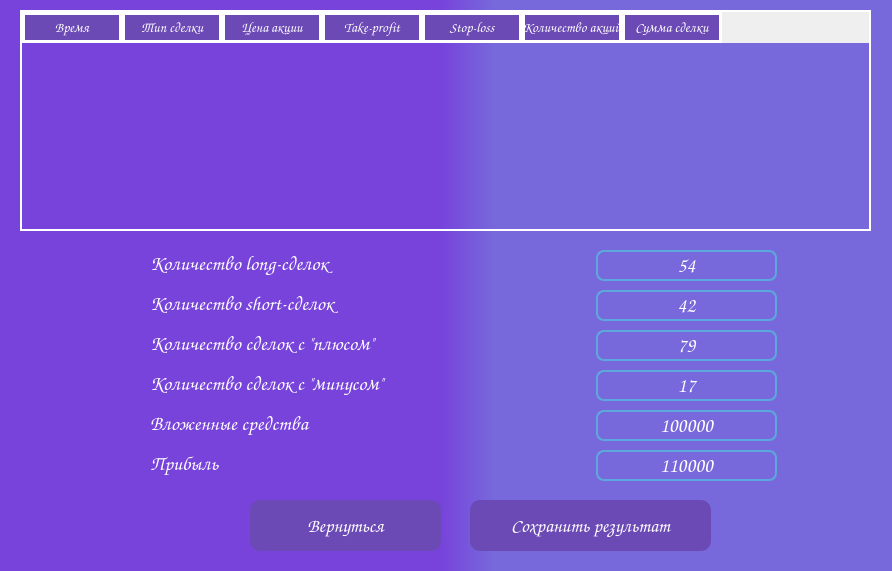
<?xml version="1.0" encoding="UTF-8"?>
<ui version="4.0">
 <class>CertainResultWindow</class>
 <widget class="QMainWindow" name="CertainResultWindow">
  <property name="geometry">
   <rect>
    <x>0</x>
    <y>0</y>
    <width>892</width>
    <height>571</height>
   </rect>
  </property>
  <property name="windowTitle">
   <string>Cash Counter</string>
  </property>
  <property name="windowIcon">
   <iconset>
    <normaloff>../../../Icons/app_icon.png</normaloff>../../../Icons/app_icon.png</iconset>
  </property>
  <widget class="QWidget" name="centralwidget">
   <widget class="QLabel" name="bg4_label">
    <property name="geometry">
     <rect>
      <x>-30</x>
      <y>-12</y>
      <width>931</width>
      <height>611</height>
     </rect>
    </property>
    <property name="styleSheet">
     <string notr="true">background-color: qlineargradient(spread:pad, x1:0, y1:0, x2:1, y2:0, stop:0.539773 rgba(119, 67, 219, 255), stop:0.596591 rgba(119, 105, 219, 255));
/*background-color: qlineargradient(spread:pad, x1:0, y1:0, x2:1, y2:0, stop:0.534091 rgba(119, 67, 219, 255), stop:0.573864 rgba(119, 105, 219, 255));*/
background-color: qlineargradient(spread:pad, x1:0, y1:0, x2:1, y2:0, stop:0.477273 rgba(119, 67, 219, 255), stop:0.528409 rgba(119, 105, 219, 255));
background-color: qlineargradient(spread:pad, x1:0, y1:0, x2:1, y2:0, stop:0.505682 rgba(119, 67, 219, 255), stop:0.5625 rgba(119, 105, 219, 255));</string>
    </property>
    <property name="text">
     <string/>
    </property>
    <property name="pixmap">
     <pixmap>../../../Icons/long_icon.png</pixmap>
    </property>
    <property name="indent">
     <number>2</number>
    </property>
   </widget>
   <widget class="QLabel" name="long_icon">
    <property name="geometry">
     <rect>
      <x>93</x>
      <y>250</y>
      <width>31</width>
      <height>31</height>
     </rect>
    </property>
    <property name="text">
     <string/>
    </property>
    <property name="pixmap">
     <pixmap>../../../Icons/long_icon.png</pixmap>
    </property>
   </widget>
   <widget class="QLabel" name="profit_icon">
    <property name="geometry">
     <rect>
      <x>93</x>
      <y>447</y>
      <width>31</width>
      <height>31</height>
     </rect>
    </property>
    <property name="text">
     <string/>
    </property>
    <property name="pixmap">
     <pixmap>../../../Icons/profit_icon.png</pixmap>
    </property>
   </widget>
   <widget class="QLabel" name="take_prof_icon">
    <property name="geometry">
     <rect>
      <x>93</x>
      <y>330</y>
      <width>31</width>
      <height>31</height>
     </rect>
    </property>
    <property name="text">
     <string/>
    </property>
    <property name="pixmap">
     <pixmap>../../../Icons/take_profit_icon.png</pixmap>
    </property>
   </widget>
   <widget class="QLabel" name="stop_icon">
    <property name="geometry">
     <rect>
      <x>93</x>
      <y>370</y>
      <width>31</width>
      <height>31</height>
     </rect>
    </property>
    <property name="text">
     <string/>
    </property>
    <property name="pixmap">
     <pixmap>../../../Icons/loss_icon.png</pixmap>
    </property>
   </widget>
   <widget class="QLabel" name="short_icon">
    <property name="geometry">
     <rect>
      <x>93</x>
      <y>290</y>
      <width>31</width>
      <height>31</height>
     </rect>
    </property>
    <property name="text">
     <string/>
    </property>
    <property name="pixmap">
     <pixmap>../../../Icons/short_icon.png</pixmap>
    </property>
   </widget>
   <widget class="QLabel" name="money_icon">
    <property name="geometry">
     <rect>
      <x>93</x>
      <y>414</y>
      <width>31</width>
      <height>31</height>
     </rect>
    </property>
    <property name="text">
     <string/>
    </property>
    <property name="pixmap">
     <pixmap>../../../Icons/cash_icon.png</pixmap>
    </property>
   </widget>
   <widget class="QLabel" name="long_label">
    <property name="geometry">
     <rect>
      <x>150</x>
      <y>248</y>
      <width>241</width>
      <height>31</height>
     </rect>
    </property>
    <property name="font">
     <font>
      <family>Comic Sans MS</family>
      <pointsize>15</pointsize>
     </font>
    </property>
    <property name="styleSheet">
     <string notr="true">color: white;</string>
    </property>
    <property name="text">
     <string>Количество long-сделок</string>
    </property>
   </widget>
   <widget class="QLabel" name="short_label">
    <property name="geometry">
     <rect>
      <x>150</x>
      <y>288</y>
      <width>251</width>
      <height>31</height>
     </rect>
    </property>
    <property name="font">
     <font>
      <family>Comic Sans MS</family>
      <pointsize>15</pointsize>
     </font>
    </property>
    <property name="styleSheet">
     <string notr="true">color: white;</string>
    </property>
    <property name="text">
     <string>Количество short-сделок</string>
    </property>
   </widget>
   <widget class="QLabel" name="money_label">
    <property name="geometry">
     <rect>
      <x>150</x>
      <y>408</y>
      <width>211</width>
      <height>31</height>
     </rect>
    </property>
    <property name="font">
     <font>
      <family>Comic Sans MS</family>
      <pointsize>15</pointsize>
     </font>
    </property>
    <property name="styleSheet">
     <string notr="true">color: white;</string>
    </property>
    <property name="text">
     <string>Вложенные средства</string>
    </property>
   </widget>
   <widget class="QLabel" name="profit_label">
    <property name="geometry">
     <rect>
      <x>150</x>
      <y>448</y>
      <width>91</width>
      <height>31</height>
     </rect>
    </property>
    <property name="font">
     <font>
      <family>Comic Sans MS</family>
      <pointsize>15</pointsize>
     </font>
    </property>
    <property name="styleSheet">
     <string notr="true">color: white;</string>
    </property>
    <property name="text">
     <string>Прибыль</string>
    </property>
   </widget>
   <widget class="QLabel" name="take_prof_label">
    <property name="geometry">
     <rect>
      <x>150</x>
      <y>328</y>
      <width>311</width>
      <height>31</height>
     </rect>
    </property>
    <property name="font">
     <font>
      <family>Comic Sans MS</family>
      <pointsize>15</pointsize>
     </font>
    </property>
    <property name="styleSheet">
     <string notr="true">color: white;</string>
    </property>
    <property name="text">
     <string>Количество сделок с &quot;плюсом&quot;</string>
    </property>
   </widget>
   <widget class="QLabel" name="stop_label">
    <property name="geometry">
     <rect>
      <x>150</x>
      <y>368</y>
      <width>311</width>
      <height>31</height>
     </rect>
    </property>
    <property name="font">
     <font>
      <family>Comic Sans MS</family>
      <pointsize>15</pointsize>
     </font>
    </property>
    <property name="styleSheet">
     <string notr="true">color: white;</string>
    </property>
    <property name="text">
     <string>Количество сделок с &quot;минусом&quot;</string>
    </property>
   </widget>
   <widget class="QLabel" name="long_info">
    <property name="geometry">
     <rect>
      <x>596</x>
      <y>250</y>
      <width>181</width>
      <height>31</height>
     </rect>
    </property>
    <property name="font">
     <font>
      <family>Comic Sans MS</family>
      <pointsize>15</pointsize>
     </font>
    </property>
    <property name="styleSheet">
     <string notr="true">color: white;
border: 2px solid #5DA7DB;
text-align: center;
border-radius: 8px;</string>
    </property>
    <property name="text">
     <string>54</string>
    </property>
    <property name="alignment">
     <set>Qt::AlignCenter</set>
    </property>
   </widget>
   <widget class="QLabel" name="short_info">
    <property name="geometry">
     <rect>
      <x>596</x>
      <y>290</y>
      <width>181</width>
      <height>31</height>
     </rect>
    </property>
    <property name="font">
     <font>
      <family>Comic Sans MS</family>
      <pointsize>15</pointsize>
     </font>
    </property>
    <property name="styleSheet">
     <string notr="true">color: white;
border: 2px solid #5DA7DB;
text-align: center;
border-radius: 8px;</string>
    </property>
    <property name="text">
     <string>42</string>
    </property>
    <property name="alignment">
     <set>Qt::AlignCenter</set>
    </property>
   </widget>
   <widget class="QLabel" name="take_prof_info">
    <property name="geometry">
     <rect>
      <x>596</x>
      <y>330</y>
      <width>181</width>
      <height>31</height>
     </rect>
    </property>
    <property name="font">
     <font>
      <family>Comic Sans MS</family>
      <pointsize>15</pointsize>
     </font>
    </property>
    <property name="styleSheet">
     <string notr="true">color: white;
border: 2px solid #5DA7DB;
text-align: center;
border-radius: 8px;</string>
    </property>
    <property name="text">
     <string>79</string>
    </property>
    <property name="alignment">
     <set>Qt::AlignCenter</set>
    </property>
   </widget>
   <widget class="QLabel" name="stop_info">
    <property name="geometry">
     <rect>
      <x>596</x>
      <y>370</y>
      <width>181</width>
      <height>31</height>
     </rect>
    </property>
    <property name="font">
     <font>
      <family>Comic Sans MS</family>
      <pointsize>15</pointsize>
     </font>
    </property>
    <property name="styleSheet">
     <string notr="true">color: white;
border: 2px solid #5DA7DB;
text-align: center;
border-radius: 8px;</string>
    </property>
    <property name="text">
     <string>17</string>
    </property>
    <property name="alignment">
     <set>Qt::AlignCenter</set>
    </property>
   </widget>
   <widget class="QLabel" name="money_info">
    <property name="geometry">
     <rect>
      <x>596</x>
      <y>410</y>
      <width>181</width>
      <height>31</height>
     </rect>
    </property>
    <property name="font">
     <font>
      <family>Comic Sans MS</family>
      <pointsize>15</pointsize>
     </font>
    </property>
    <property name="styleSheet">
     <string notr="true">color: white;
border: 2px solid #5DA7DB;
text-align: center;
border-radius: 8px;</string>
    </property>
    <property name="text">
     <string>100000</string>
    </property>
    <property name="alignment">
     <set>Qt::AlignCenter</set>
    </property>
   </widget>
   <widget class="QLabel" name="profit_info">
    <property name="geometry">
     <rect>
      <x>596</x>
      <y>450</y>
      <width>181</width>
      <height>31</height>
     </rect>
    </property>
    <property name="font">
     <font>
      <family>Comic Sans MS</family>
      <pointsize>15</pointsize>
     </font>
    </property>
    <property name="styleSheet">
     <string notr="true">color: white;
border: 2px solid #5DA7DB;
text-align: center;
border-radius: 8px;</string>
    </property>
    <property name="text">
     <string>110000</string>
    </property>
    <property name="alignment">
     <set>Qt::AlignCenter</set>
    </property>
   </widget>
   <widget class="QPushButton" name="return_btn">
    <property name="enabled">
     <bool>true</bool>
    </property>
    <property name="geometry">
     <rect>
      <x>250</x>
      <y>500</y>
      <width>191</width>
      <height>51</height>
     </rect>
    </property>
    <property name="font">
     <font>
      <family>Comic Sans MS</family>
      <pointsize>14</pointsize>
     </font>
    </property>
    <property name="cursor">
     <cursorShape>PointingHandCursor</cursorShape>
    </property>
    <property name="toolTip">
     <string>На главный экран</string>
    </property>
    <property name="autoFillBackground">
     <bool>false</bool>
    </property>
    <property name="styleSheet">
     <string notr="true">QPushButton{
	background-color: #6C4AB6;
	color: white;
	border-radius: 10px;
}

:hover{
	background-color: #FF1E6D;
}

:disabled{
	color: rgba(255, 255, 255, 100);
	background-color: #67207D;
}
</string>
    </property>
    <property name="text">
     <string>Вернуться</string>
    </property>
    <property name="icon">
     <iconset>
      <normaloff>../../../Icons/return_icon.png</normaloff>../../../Icons/return_icon.png</iconset>
    </property>
    <property name="checkable">
     <bool>false</bool>
    </property>
   </widget>
   <widget class="QPushButton" name="save_btn">
    <property name="enabled">
     <bool>true</bool>
    </property>
    <property name="geometry">
     <rect>
      <x>470</x>
      <y>500</y>
      <width>241</width>
      <height>51</height>
     </rect>
    </property>
    <property name="font">
     <font>
      <family>Comic Sans MS</family>
      <pointsize>14</pointsize>
     </font>
    </property>
    <property name="cursor">
     <cursorShape>PointingHandCursor</cursorShape>
    </property>
    <property name="toolTip">
     <string>Сохранить в историю</string>
    </property>
    <property name="toolTipDuration">
     <number>-3</number>
    </property>
    <property name="autoFillBackground">
     <bool>false</bool>
    </property>
    <property name="styleSheet">
     <string notr="true">QPushButton{
	background-color: #6C4AB6;
	color: white;
	border-radius: 10px;
}

:hover{
	background-color: #00FFAE;
}

:disabled{
	color: rgba(255, 255, 255, 100);
	background-color: #67207D;
}

</string>
    </property>
    <property name="text">
     <string>Сохранить результат</string>
    </property>
    <property name="checkable">
     <bool>false</bool>
    </property>
   </widget>
   <widget class="QTableWidget" name="detailed_table">
    <property name="geometry">
     <rect>
      <x>20</x>
      <y>10</y>
      <width>851</width>
      <height>221</height>
     </rect>
    </property>
    <property name="font">
     <font>
      <family>Comic Sans MS</family>
      <pointsize>12</pointsize>
     </font>
    </property>
    <property name="focusPolicy">
     <enum>Qt::ClickFocus</enum>
    </property>
    <property name="autoFillBackground">
     <bool>false</bool>
    </property>
    <property name="styleSheet">
     <string notr="true">QTableWidget{
	background-color: transparent;
	border: 2px solid white;
	color: white;
}

QTableWidget::item {
	border: 2px solid white;
}

QHeaderView::section {
	font-size: 14px;
	font-weight: 700;
	background-color: #6C4AB6;
	border: 3px solid white;
	color: white;
}

QScrollBar:vertical {
	width: 10px;
    background-color: white;
}

QScrollBar::handle:vertical {
	margin-left: 2px;
	border: none;
    background-color: #6C4AB6;
    width: 10px;
	min-height: 20px;
	max-height: 40px;
}

QScrollBar::add-line:vertical {
    width: 0;
	height: 0;
}

QScrollBar::sub-line:vertical {
    width: 0;
	height: 0;
}

</string>
    </property>
    <property name="verticalScrollBarPolicy">
     <enum>Qt::ScrollBarAsNeeded</enum>
    </property>
    <property name="horizontalScrollBarPolicy">
     <enum>Qt::ScrollBarAlwaysOff</enum>
    </property>
    <property name="autoScroll">
     <bool>true</bool>
    </property>
    <property name="editTriggers">
     <set>QAbstractItemView::NoEditTriggers</set>
    </property>
    <property name="alternatingRowColors">
     <bool>false</bool>
    </property>
    <property name="selectionBehavior">
     <enum>QAbstractItemView::SelectRows</enum>
    </property>
    <property name="showGrid">
     <bool>false</bool>
    </property>
    <property name="gridStyle">
     <enum>Qt::NoPen</enum>
    </property>
    <property name="sortingEnabled">
     <bool>true</bool>
    </property>
    <property name="wordWrap">
     <bool>false</bool>
    </property>
    <property name="columnCount">
     <number>7</number>
    </property>
    <attribute name="horizontalHeaderVisible">
     <bool>true</bool>
    </attribute>
    <attribute name="verticalHeaderVisible">
     <bool>false</bool>
    </attribute>
    <attribute name="verticalHeaderStretchLastSection">
     <bool>false</bool>
    </attribute>
    <column>
     <property name="text">
      <string>Время</string>
     </property>
    </column>
    <column>
     <property name="text">
      <string>Тип сделки</string>
     </property>
    </column>
    <column>
     <property name="text">
      <string>Цена акции</string>
     </property>
    </column>
    <column>
     <property name="text">
      <string>Take-profit</string>
     </property>
    </column>
    <column>
     <property name="text">
      <string>Stop-loss</string>
     </property>
    </column>
    <column>
     <property name="text">
      <string>Количество акций</string>
     </property>
    </column>
    <column>
     <property name="text">
      <string>Сумма сделки</string>
     </property>
    </column>
   </widget>
  </widget>
 </widget>
 <resources/>
 <connections/>
</ui>
